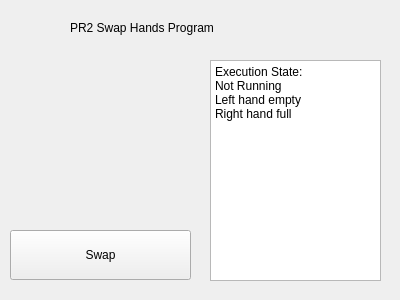
<?xml version="1.0" encoding="UTF-8"?>
<ui version="4.0">
 <class>swapHands</class>
 <widget class="QWidget" name="swapHands">
  <property name="geometry">
   <rect>
    <x>0</x>
    <y>0</y>
    <width>400</width>
    <height>300</height>
   </rect>
  </property>
  <property name="windowTitle">
   <string>Dialog</string>
  </property>
  <widget class="QLabel" name="label">
   <property name="geometry">
    <rect>
     <x>70</x>
     <y>20</y>
     <width>241</width>
     <height>16</height>
    </rect>
   </property>
   <property name="text">
    <string>PR2 Swap Hands Program</string>
   </property>
  </widget>
  <widget class="QPushButton" name="swap_swap">
   <property name="geometry">
    <rect>
     <x>10</x>
     <y>230</y>
     <width>181</width>
     <height>50</height>
    </rect>
   </property>
   <property name="text">
    <string>Swap</string>
   </property>
  </widget>
  <widget class="QPlainTextEdit" name="swap_textBox">
   <property name="geometry">
    <rect>
     <x>210</x>
     <y>60</y>
     <width>171</width>
     <height>221</height>
    </rect>
   </property>
   <property name="plainText">
    <string>Execution State:
Not Running
Left hand empty
Right hand full

</string>
   </property>
  </widget>
 </widget>
 <resources/>
 <connections/>
</ui>
